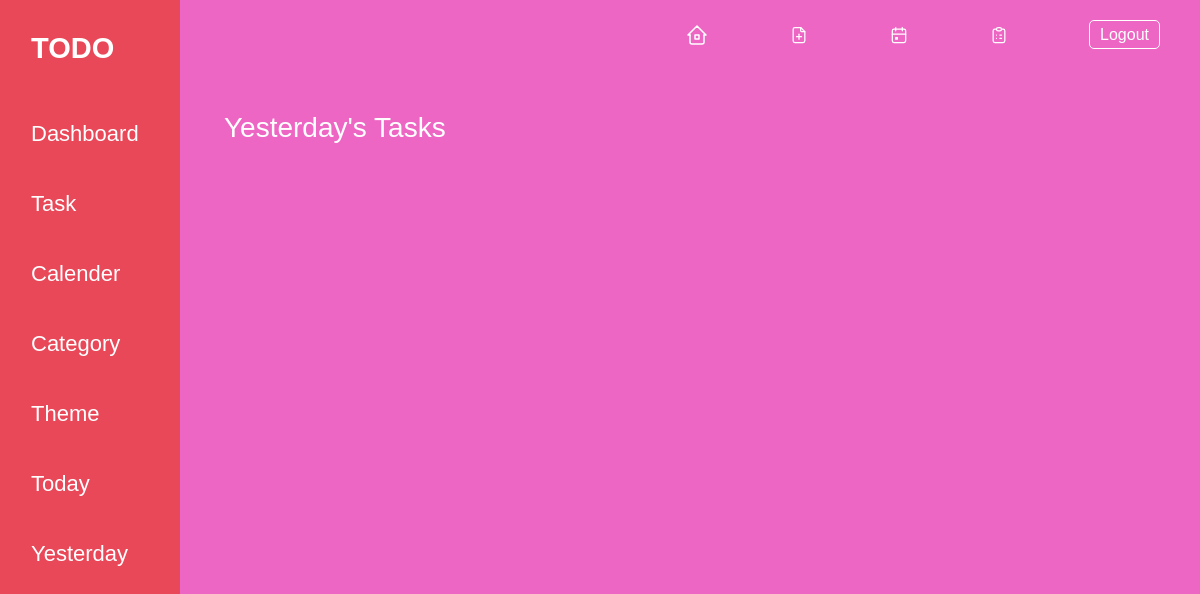
The app's page /yesterday/ (signed in), older data.
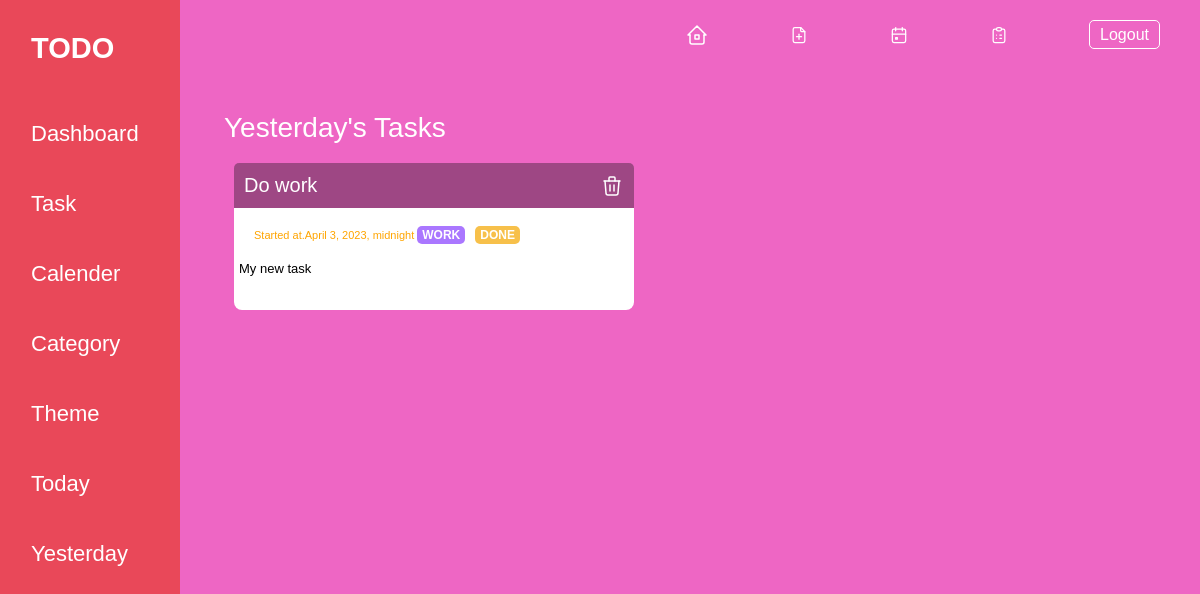
The same page, newer data.
### page_app/models.py (models this page shows, shortened)
class Task(models.Model):
    CHOICES = (
    ("ON GOING", "ON GOING"),
    ("DONE", "DONE")
    )
    title = models.CharField(max_length=50)
    start_date =  models.DateTimeField(auto_now_add=False)
    end_date =  models.DateTimeField(auto_now=False)
    deadline = models.DateTimeField(auto_now=False)
    completionstatus = models.CharField(max_length=255,choices=CHOICES)
    description = models.TextField(max_length=400)
    added_by = models.ForeignKey(User,on_delete=models.CASCADE)
    category = models.ForeignKey(Category,on_delete=models.CASCADE)

class Category(models.Model):
    CHOICES = (
    ("ALL", "ALL"),
    ("WORK", "WORK"),
    ("PERSONAL", "PERSONAL"),
    ("WHISLIST", "WHISLIST"),
    ("BIRTHDAY", "BIRTHDAY"),
    ("HABITS", "HABITS"),
    ("LEARNING", "LEARNING")
    )
    name =  models.CharField(max_length=400, choices = CHOICES, default ='ALL')
    def __str__(self):
            return self.name

### page_app/views.py (the view)
# urls.py: path('yesterday/', views.yesterday,name='yesterday'),
@user_passes_test(is_user,login_url='/user/login/')
def yesterday(request):
    yesterday =datetime.now() - timedelta(1)
    tasks = Task.objects.filter(start_date=yesterday.date())
    data ={
        "tasks":tasks,
        "user":is_user(request.user),
        "theme":request.user.profile.theme
    }
    return render(request,'yesterday.html',data)

### page_app/views.py (called while the page is built)
def is_user(user):
    try:
        return user.is_authenticated and (user.profile.type == 'USER')
    except Profile.DoesNotExist:
        return False

### page_app/templates/yesterday.html (shortened to what this page needs)
{% extends 'base.html' %}
{% load static %}
{% load crispy_forms_tags %}
{% block style %}
<link rel="stylesheet" href="{% static 'css/task.css' %}"/>
{% endblock style %}
{% block content %}
<div class='task'>
  <h3>Yesterday's Tasks</h3>
<div class='task-container'>
{% for task in tasks %}
<div class="task-card">
<div class="istdiv">
<h5 class="top-bar"><span>{{task.title}}</span><a href="{% url 'delete-task' task.id %}">
</a></h5>
<div class="ctrl">
  <span class="date">Started at.{{task.start_date}}<span>
  <span><span class="status">{{task.category}}</span><span class="completion">{{task.completionstatus}}</span></span></div>
<p class="secondp">{{task.description}}</P>
</div>
</div>
{% endfor %}
</div>
</div>
{% endblock content %}

### page_app/templates/base.html (shortened to what this page needs)
{% load static %}
<!DOCTYPE html>
<html lang="en">
  <head>
    <link
      href="https://cdn.jsdelivr.net/npm/bootstrap@5.3.0-alpha1/dist/css/bootstrap.min.css"
      rel="stylesheet"
    />
    <link rel="stylesheet" href="{% static 'css/style.css' %}" />
    {% block style %} {% endblock style %}
  </head>
  <body style="background-color:{% if theme == '424D54' %} #758992; {% elif theme == '7F949F' %} #A0BBC8; {% elif theme == '3CC3DE' %} #6EEC8D;{% elif theme == 'E94859' %} #EE66C4;{% else %} #FFF16A; {% endif %}" class="img-todo">
    <nav class="navbar-cls">
      <a class="navbar-brand"  href="{% url 'home' %}">
        Todo</a>
        <ul>
          <li >
            <a aria-current="page" href="{% url 'home' %}">
              </a
            >
          </li>
          <li>
            <a  href="{% url 'add-task' %}">
              </a>
          </li>
          <li>
            <a  href="{% url 'calender' %}">
              </a>
          </li>
          <li>
            <a  href="{% url 'category' %}">
              </a>
          </li>
          {% if user%}
          <li>
            <a class="login-btn" href="{% url 'logout_user' %}">
              Logout
              </a>
          </li>
          {% else %}
          <li>
            <a class="login-btn" href="{% url 'userlogin' %}">
              Login
              </a>
          </li>
          {% endif %}
        </ul>
    </nav>
    <div class="container-fluid mt-2 sidebar-top">
      <div class="row">
        <nav class="col-md-2 d-none d-md-block  sidebar mt-5 fixed " >
          <div style="width:180px;background-color:#{{theme}};" class="sidebar position-fixed pt-2 fixed border-nav ">
            <ul class="nav flex-column my-nav">
              <li class="nav-item" style="position:relative;top:-15px">
                <a style="font-size:29px !important;font-weight:bold;" class="nav-link active side-bar-li" href="{% url 'home' %}">
                  TODO
                </a>
              </li>
              <li class="nav-item">
                <a class="nav-link active side-bar-li" href="{% url 'home' %}">
                  Dashboard
                </a>
              </li>
              <li class="nav-item">
                <a class="nav-link" href="{% url 'task' %}">
                  Task
                </a>
              </li>
              <li class="nav-item">
                <a class="nav-link" href="{% url 'calender' %}">
                  Calender
                </a>
              </li>
              <li class="nav-item">
                <a class="nav-link" href="{% url 'category' %}">
                  Category
                </a>
              </li>
              <li class="nav-item">
                <a class="nav-link" href="{% url 'theme' %}">
                  Theme
                </a>
              </li>
              <li class="nav-item" >
                <a class="nav-link" href="{% url 'today' %}">
                  Today
                </a>
              </li>
              <li class="nav-item">
                <a class="nav-link" href="{% url 'yesterday' %}">
                  Yesterday
                </a>
              </li>
            </ul>
          </div>
        </nav>
        <main role="main" class="col-md-9 ml-sm-auto col-lg-10 pt-5 px-4">
          {% block content %}
          {% endblock content %}
        </main>
      </div>
    </div>
  </body>
</html>

### page_app/static/css/style.css (style rules this page uses)
.navbar-brand { font-size: 40px; font-family: "Gill Sans", "Gill Sans MT", Calibri, "Trebuchet MS", sans-serif; font-weight: 900; }
body { font-family: "Mukta", sans-serif; box-sizing: border-box; background-color: aqua; }
h3 { color: black; }
.navbar-cls { position: fixed; top: 0; display: flex; height: 55px; width: 100%; z-index: 10; justify-content: space-between; align-items: center; }
.navbar-cls a { color: white; margin: 20px; }
.navbar-brand { padding-left: 12px; padding-top: 15px; }
.navbar-cls ul { display: flex; list-style-type: none; align-items: center; margin-top: 30px; }
.navbar-cls li { margin: 20px 20px; }
.img-todo { background-color: #ffd970; background-size: cover; width: 100%; }
.border-nav { background-color: orange; height: 900px; width: 100px; margin-left: -10px; }
.my-nav { margin-left: 5px; }
.my-nav li { height: 60px; width: 160px; }
.nav-item a { color: white; line-height: 55px; font-size: 22px; font-family: "Gill Sans", "Gill Sans MT", Calibri, "Trebuchet MS", sans-serif; margin-left: 10px; margin-top: 20px; }
.sidebar { position: relative; top: 0; left: 10px; }
.login-btn { text-decoration: none; border: 1px solid white; padding: 5px 10px; border-radius: 5px; }
.sidebar li { margin-bottom: 10px; }
.sidebar-top { position: relative; z-index: 10; }
.navbar-cls { position: relative; }
.navbar-cls li a { position: relative !important; z-index: 10 !important; cursor: pointer; }

### page_app/static/css/task.css (style rules this page uses)
.task h3 { color: white; }
.task-container { width: 90%; display: flex; flex-wrap: wrap; }
a { text-decoration: none; }
.task-card { background-color: white; width: 400px; border-radius: 8px; margin: 10px; cursor: pointer; padding-bottom: 10px; position: relative; }
.top-bar { background-color: #9e4784; padding: 10px; border-top-left-radius: 5px; border-top-right-radius: 5px; color: white; display: flex; justify-content: space-between; }
.top-bar span { color: white; }
.date { font-size: 11px; border-radius: 5px; padding: 5px; margin: 0px 10px; color: orange; }
.ctrl .status { font-size: 12px; padding: 2px 5px; font-weight: bold; border-radius: 5px; background-color: #aa77ff; color: white; }
.ctrl .completion { background-color: #f7c04a; font-weight: bold; margin-left: 10px; padding: 2px 5px; border-radius: 5px; font-size: 12px; color: white; }
.secondp { font-size: 13px; padding: 5px 5px 5px 5px; display: -webkit-box; overflow: hidden; color: black; -webkit-line-clamp: 3; -webkit-box-orient: vertical; }
.ctrl { width: 100%; display: flex; justify-content: space-between; padding: 5px; }

Row changes from the older to the newer data that the page shows:
added Task: title "Do work", start_date "April 3, 2023, midnight", category "WORK", completionstatus "DONE", description "My new task"
